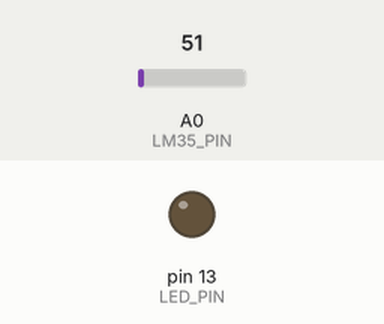
Bench run of a sketch on a simulated Arduino Uno, built with avr-gcc and run on an emulated ATmega328P. Shown: output pins drawn as LEDs (lit = HIGH). The inputs (shaded band) are chosen by the test bench; at power-on: A0 (LM35_PIN) = 51.

Above: at 1.2 s.
1.3 s: A0 (LM35_PIN) set to 56
At 2.5 s:
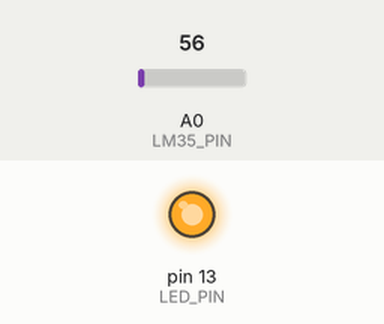
2.8 s: A0 (LM35_PIN) set to 61
At 3.7 s:
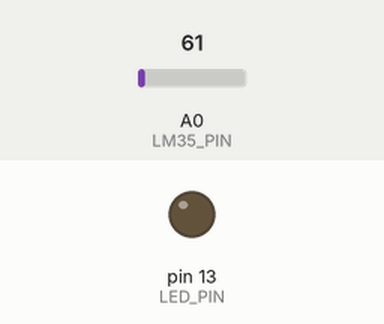
4.3 s: A0 (LM35_PIN) set to 71
At 4.9 s:
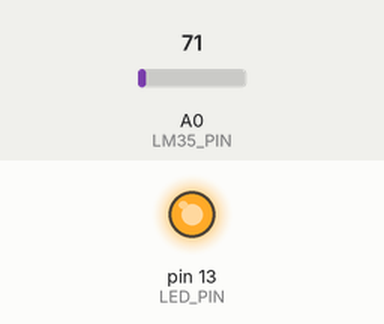
Timing chart, 0 to 7.3 s (numbered marks = the images above; inputs shaded):
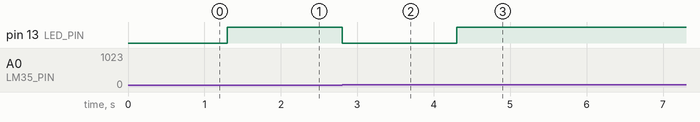

Measured:
- the behaviour switches between 51 and 52 on A0 (LM35_PIN) (found by bisection; images 0 and 1)
- after the input at 1.3 s, pin 13 (LED_PIN): LOW → HIGH at once
- after the input at 2.8 s, pin 13 (LED_PIN): HIGH → LOW at once
- after the input at 4.3 s, pin 13 (LED_PIN): LOW → HIGH at once

The sketch:

LM35.ino
```cpp
// Include necessary libraries
#include <Arduino.h>

// Define pin connections
#define LM35_PIN A0
#define LED_PIN 13

// Define temperature thresholds
#define LOW_TEMP_THRESHOLD 30
#define HIGH_TEMP_THRESHOLD 31

// Variables to store temperature data
int temperature;
int lastTemperature = -1;

// Variable to store last LED state
bool lastLEDState = LOW;

// Function prototypes
void readTemperature();
void controlLED();

void setup() {
  // Setting LED pin as output
  pinMode(LED_PIN, OUTPUT);
}

void loop() {
  // Reading temperature
  readTemperature();

  // Controlling LED based on temperature
  controlLED();
}

// Function to read temperature from LM35 temperature sensor
void readTemperature() {
  // Reading analog value from LM35 temperature sensor
  int sensorValue = analogRead(LM35_PIN);

  // Convert analog value to temperature in degree Celsius
  temperature = (sensorValue * 500) / 1024;
}

// Function to control onboard LED based on temperature readings
void controlLED() {
  // Checking if temperature has changed
  if (temperature != lastTemperature) {
    // Update last temperature
    lastTemperature = temperature;

    // Checking temperature threshold
    if (temperature < LOW_TEMP_THRESHOLD) {
      // Blink LED every 250 milliseconds
      digitalWrite(LED_PIN, lastLEDState);
      lastLEDState = !lastLEDState;
      delay(250);
    } else if (temperature > HIGH_TEMP_THRESHOLD) {
      // Blink LED every 500 milliseconds
      digitalWrite(LED_PIN, lastLEDState);
      lastLEDState = !lastLEDState;
      delay(500);
    }
  }
}
```
